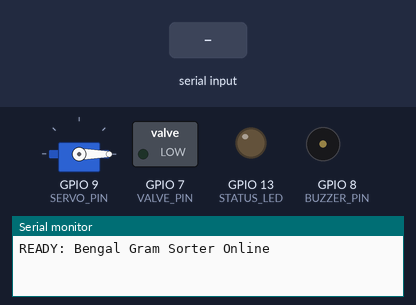
Simulated run of this sketch. Board: ESP32-S3. Shown: servo, switched loads named in the sketch (green lamp = pin HIGH), output pins drawn as LEDs (lit = HIGH), buzzer (waves = sounding, pin HIGH), the last lines printed to the serial monitor. The test bench sets the inputs (shaded band).

Above: at 1.7 s.
1.8 s: "ACTUATE,\n" received over Serial
At 1.9 s:
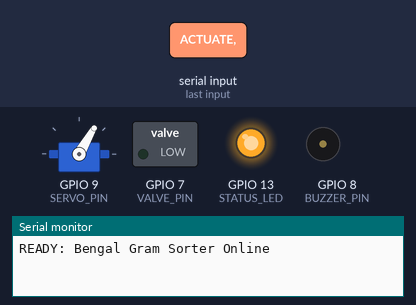
5.0 s: "ACTUATE,,45\n" received over Serial
At 6.0 s:
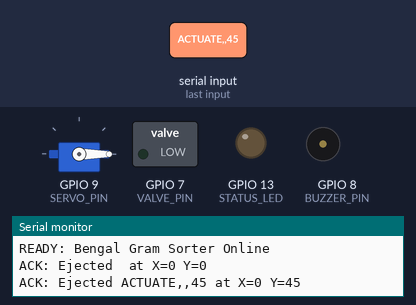
Timing chart, 0 to 8.0 s (numbered marks = the images above; inputs shaded):
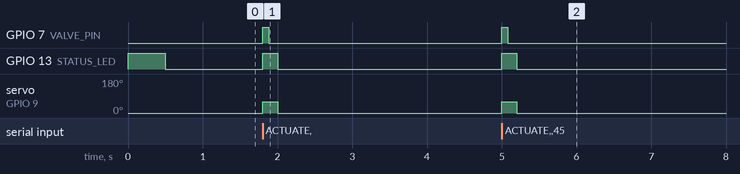

The sketch:

arduino_bengal_gram_sorter.ino
```cpp
/*
 * Bengal Gram Impurity Sorter Firmware (Arduino Nano / ESP32)
 *
 * Receives serial commands from YOLOv8 Backend:
 * "ACTUATE,<X>,<Y>,<CLASS_NAME>\n"
 *
 * Actuates pneumatic solenoid valve / servo ejection arm
 * to separate foreign objects (stones, twigs, jute, plastic).
 */

#include <Arduino.h>

#ifdef ESP32
  #include <ESP32Servo.h>
#else
  #include <Servo.h>
#endif

// Pin Definitions
const int VALVE_PIN = 7;      // Pneumatic solenoid relay pin
const int BUZZER_PIN = 8;     // Alarm buzzer
const int SERVO_PIN = 9;      // Robotic diverter servo
const int STATUS_LED = 13;    // Activity LED

Servo ejectorServo;

void setup() {
  Serial.begin(115200);

  pinMode(VALVE_PIN, OUTPUT);
  pinMode(BUZZER_PIN, OUTPUT);
  pinMode(STATUS_LED, OUTPUT);

  digitalWrite(VALVE_PIN, LOW);
  digitalWrite(BUZZER_PIN, LOW);
  digitalWrite(STATUS_LED, HIGH);

  ejectorServo.attach(SERVO_PIN);
  ejectorServo.write(0); // Neutral conveyor position

  delay(500);
  digitalWrite(STATUS_LED, LOW);
  Serial.println("READY: Bengal Gram Sorter Online");
}

void loop() {
  if (Serial.available() > 0) {
    String input = Serial.readStringUntil('\n');
    input.trim();

    if (input.startsWith("ACTUATE,")) {
      // Command format: ACTUATE,X,Y,CLASS
      int firstComma = input.indexOf(',');
      int secondComma = input.indexOf(',', firstComma + 1);
      int thirdComma = input.indexOf(',', secondComma + 1);

      int targetX = input.substring(firstComma + 1, secondComma).toInt();
      int targetY = input.substring(secondComma + 1, thirdComma).toInt();
      String impurityClass = input.substring(thirdComma + 1);

      // Flash indicator
      digitalWrite(STATUS_LED, HIGH);

      // Fire pneumatic air pulse or sweep servo
      digitalWrite(VALVE_PIN, HIGH);
      ejectorServo.write(60); // Divert reject chute

      delay(80); // 80ms pneumatic pulse
      digitalWrite(VALVE_PIN, LOW);

      delay(120);
      ejectorServo.write(0); // Return to neutral
      digitalWrite(STATUS_LED, LOW);

      Serial.print("ACK: Ejected ");
      Serial.print(impurityClass);
      Serial.print(" at X=");
      Serial.print(targetX);
      Serial.print(" Y=");
      Serial.println(targetY);
    }
    else if (input == "PING") {
      Serial.println("PONG: Sorter Active");
    }
  }
}
```

Measured:
- after the input at 1.8 s, GPIO 7 (VALVE_PIN): LOW → HIGH at once, → LOW 0.08 s later; GPIO 13 (STATUS_LED): LOW → HIGH at once, → LOW 0.20 s later; servo on GPIO 9 (SERVO_PIN): 0° → 60° at once, → 0° 0.20 s later
- after the input at 5.0 s, GPIO 7 (VALVE_PIN): LOW → HIGH at once, → LOW 0.08 s later; GPIO 13 (STATUS_LED): LOW → HIGH at once, → LOW 0.20 s later; servo on GPIO 9 (SERVO_PIN): 0° → 60° at once, → 0° 0.20 s later
